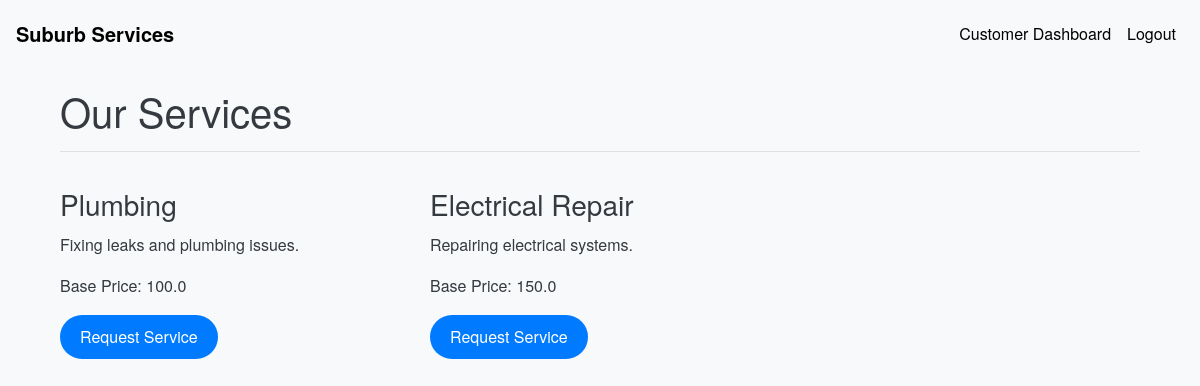
The app's page /services (signed in) with its own data.
### models.py (models this page shows, shortened)
class Service(db.Model):
    __tablename__ = 'services'
    id = db.Column(db.Integer, nullable =False, primary_key=True)
    name = db.Column(db.String(100), nullable=False)
    base_price = db.Column(db.Float, nullable=False)
    time_required = db.Column(db.Integer, nullable=False)
    description = db.Column(db.Text)

### routes.py (the view)
@app.route('/services')
def services():
    services = Service.query.all()
    return render_template('services.html', services=services)

### app.py (called while the page is built)
@login_manager.user_loader
def load_user(user_id):
    return User.query.get(int(user_id))

### templates/services.html
{% extends 'base.html' %}
{% block content %}
<div class="container mt-4">
    <h1>Our Services</h1>
    <hr>
    <div class="row">
        {% for service in services %}
        <div class="col-md-4">
            <h3>{{ service.name }}</h3>
            <p>{{ service.description }}</p>
            <p>Base Price: {{ service.base_price }}</p>
            <a href="{{ url_for('request_service', service_id=service.id) }}" class="btn btn-primary">Request Service</a>
        </div>
        {% endfor %}
    </div>
</div>
{% endblock %}

### static/css/styles.css (style rules this page uses)
body { padding-top: 5px; font-family: 'Helvetica Neue', Arial, sans-serif; background-color: #f8f9fa; color: #343a40; line-height: 1.6; }
.btn { border-radius: 50px; padding: 10px 20px; transition: background-color 0.3s ease, color 0.3s ease; }
.btn-primary { background-color: #007bff; border: none; }
h1, h2, h3, h4, h5, h6 { font-weight: 300; margin-top: 20px; margin-bottom: 10px; }
.container { margin-top: 50px; }

### records on screen
Service: name "Plumbing", description "Fixing leaks and plumbing issues.", base_price "100.0"
Service: name "Electrical Repair", description "Repairing electrical systems.", base_price "150.0"
